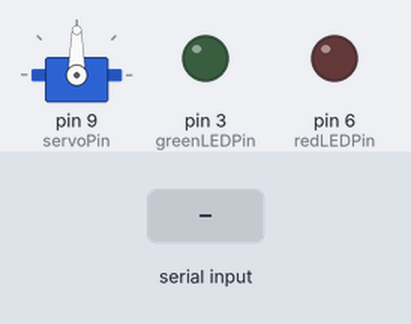
Bench run of a sketch on a simulated Arduino Uno, built with avr-gcc and run on an emulated ATmega328P. Shown: servo, output pins drawn as LEDs (lit = HIGH). The inputs (shaded band) are chosen by the test bench. What the sketch prints to the serial monitor is not drawn.

Above: at 1.2 s.
1.3 s: "G90\n" received over Serial
At 1.9 s:
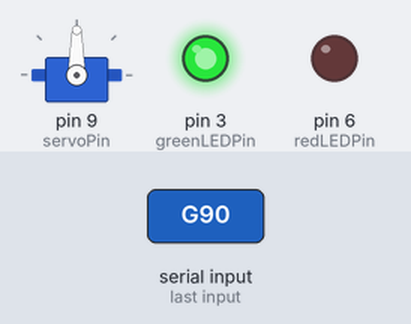
2.8 s: "G,45\n" received over Serial
At 4.0 s:
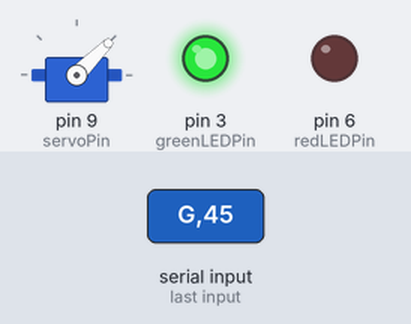
4.3 s: "D90\n" received over Serial
At 5.4 s:
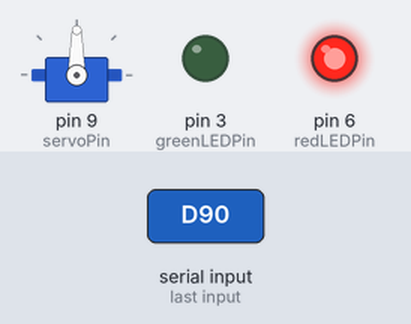
5.8 s: "D,45\n" received over Serial
At 6.5 s:
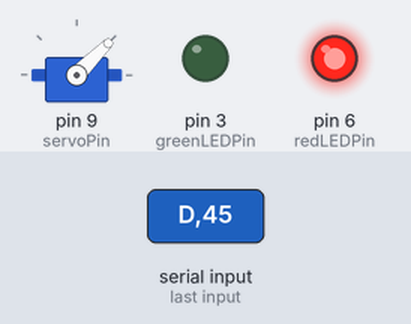
Timing chart, 0 to 8.3 s (numbered marks = the images above; inputs shaded):
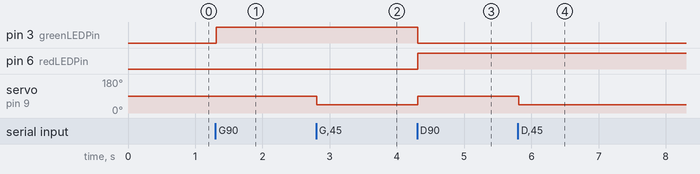

The sketch:

rfid_palang.ino
```cpp
#include <Servo.h>

const int servoPin = 9;
const int greenLEDPin = 3;
const int redLEDPin = 6;

Servo myServo;

void setup() {
  Serial.begin(9600);       // Begin serial communication
  myServo.attach(servoPin); // Attach servo to pin 9
  pinMode(greenLEDPin, OUTPUT);
  pinMode(redLEDPin, OUTPUT);
  Serial.println("Arduino ready.");
}

void loop() {
  if (Serial.available() > 0) {
    char accessStatus = Serial.read(); // Read access status ('G' for granted, 'D' for denied)

    // Wait for the angle to be sent next
    delay(10); // Slight delay for data availability
    if (Serial.available() > 0) {
      int angle = Serial.parseInt(); // Read the servo angle sent from Python

      if (accessStatus == 'G') {
        digitalWrite(greenLEDPin, HIGH);  // Turn on green LED
        digitalWrite(redLEDPin, LOW);     // Turn off red LED
        myServo.write(angle);             // Move servo to granted angle
      } else if (accessStatus == 'D') {
        digitalWrite(greenLEDPin, LOW);   // Turn off green LED
        digitalWrite(redLEDPin, HIGH);    // Turn on red LED
        myServo.write(angle);             // Move servo to denied angle
      }


  }
 }
}
```

Measured:
- after the input at 1.3 s, pin 3 (greenLEDPin): LOW → HIGH at once
- after the input at 2.8 s, servo on pin 9 (servoPin): 90° → 45° at once
- after the input at 4.3 s, pin 3 (greenLEDPin): HIGH → LOW at once; pin 6 (redLEDPin): LOW → HIGH at once; servo on pin 9 (servoPin): 45° → 90° at once
- after the input at 5.8 s, servo on pin 9 (servoPin): 90° → 45° at once
